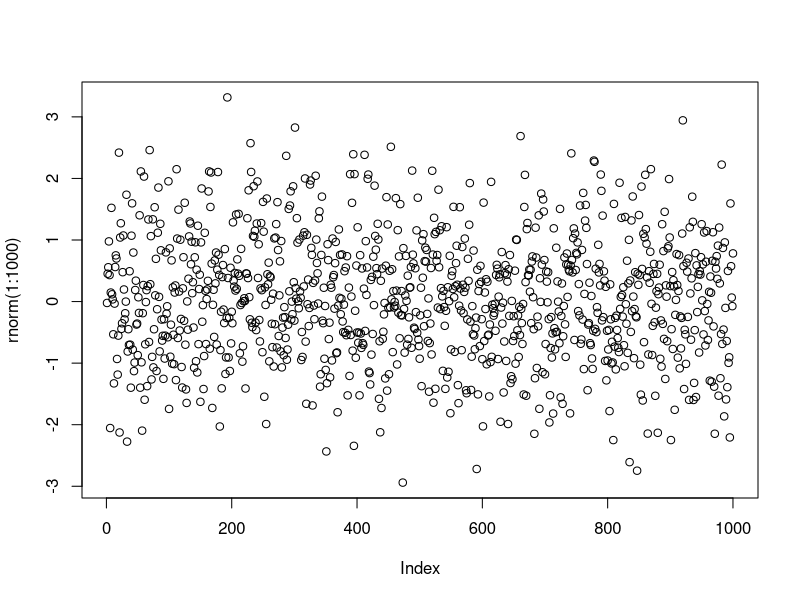

Reproduce this figure in R.
## ---- chunk 1
x <- 1
plot(rnorm(1:1000))
